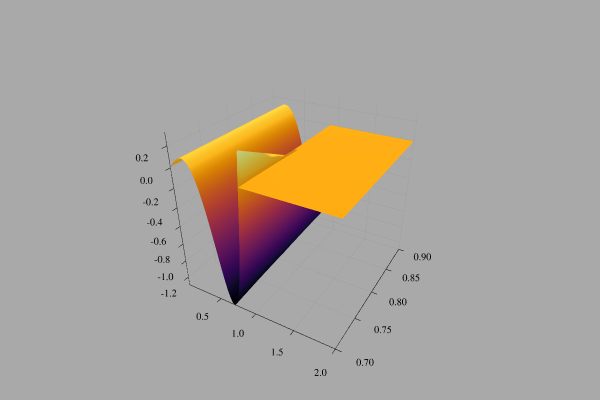

Notebook code for this chart:
### Code cell
n = 1
l = 0
a = 0.9
Z = 68
plot([r for r in 0.01:0.01:0.93], [a for a in 0.7:0.1:a], (r,a) -> R1(r,l; a=a, Z=Z), legend=false, 
    background_color="darkgrey", st=:surface)
plot!([r for r in 0.89:0.001:2], [a for a in 0.7:0.1:a], (r,a) -> R(r,n,1; Z=Z)/2e9, st=:surface, 
    background_color="darkgrey")

### Figure 1 — Plotly figure (JSON) as saved in the notebook; plotly's stock layout.template omitted (floating-point values rounded to 4 significant figures; data arrays with more than 128 entries replaced by an {"elided": "..."} marker saying what was removed)
{"data": [{"colorbar": {"title": ""}, "colorscale": {"elided": "256x2 mixed values"}, "hoverinfo": "none", "name": "y1", "opacity": null, "showlegend": false, "showscale": false, "type": "surface", "x": [0.01, 0.02, 0.03, 0.04, 0.05, 0.06, 0.07, 0.08, 0.09, 0.1, 0.11, 0.12, 0.13, 0.14, 0.15, 0.16, 0.17, 0.18, 0.19, 0.2, 0.21, 0.22, 0.23, 0.24, 0.25, 0.26, 0.27, 0.28, 0.29, 0.3, 0.31, 0.32, 0.33, 0.34, 0.35, 0.36, 0.37, 0.38, 0.39, 0.4, 0.41, 0.42, 0.43, 0.44, 0.45, 0.46, 0.47, 0.48, 0.49, 0.5, 0.51, 0.52, 0.53, 0.54, 0.55, 0.56, 0.57, 0.58, 0.59, 0.6, 0.61, 0.62, 0.63, 0.64, 0.65, 0.66, 0.67, 0.68, 0.69, 0.7, 0.71, 0.72, 0.73, 0.74, 0.75, 0.76, 0.77, 0.78, 0.79, 0.8, 0.81, 0.82, 0.83, 0.84, 0.85, 0.86, 0.87, 0.88, 0.89, 0.9, 0.91, 0.92, 0.93], "xaxis": "x1", "y": [0.7, 0.8, 0.9], "yaxis": "y1", "z": {"elided": "3x93 float values"}, "zmax": 0.3217, "zmin": -1.3}, {"colorbar": {"title": ""}, "colorscale": {"elided": "256x2 mixed values"}, "hoverinfo": "none", "name": "y2", "opacity": null, "showlegend": false, "showscale": false, "type": "surface", "x": {"elided": "1111 float values"}, "xaxis": "x1", "y": [0.7, 0.8, 0.9], "yaxis": "y1", "z": {"elided": "3x1111 float values"}, "zmax": 0.3217, "zmin": -1.3}], "layout": {"annotations": [], "height": 400, "margin": {"b": 20, "l": 0, "r": 0, "t": 20}, "paper_bgcolor": "rgba(169, 169, 169, 1.000)", "plot_bgcolor": "rgba(169, 169, 169, 1.000)", "scene": {"camera": {"eye": {"x": 1.126, "y": -1.95, "z": 1.3}}, "xaxis": {"anchor": "y1", "domain": [0.06582, 0.9934], "gridcolor": "rgba(0, 0, 0, 0.100)", "gridwidth": 0.5, "linecolor": "rgba(0, 0, 0, 1.000)", "mirror": false, "range": [0.01, 2], "showgrid": true, "showline": true, "showticklabels": true, "tickangle": 0, "tickcolor": "rgb(0, 0, 0)", "tickfont": {"color": "rgba(0, 0, 0, 1.000)", "family": "sans-serif", "size": 11}, "tickmode": "array", "ticks": "inside", "ticktext": ["0.5", "1.0", "1.5", "2.0"], "tickvals": [0.5, 1, 1.5, 2], "title": "", "titlefont": {"color": "rgba(0, 0, 0, 1.000)", "family": "sans-serif", "size": 15}, "type": "-", "visible": true, "zeroline": false, "zerolinecolor": "rgba(0, 0, 0, 1.000)"}, "yaxis": {"anchor": "x1", "domain": [0.03762, 0.9902], "gridcolor": "rgba(0, 0, 0, 0.100)", "gridwidth": 0.5, "linecolor": "rgba(0, 0, 0, 1.000)", "mirror": false, "range": [0.7, 0.9], "showgrid": true, "showline": true, "showticklabels": true, "tickangle": 0, "tickcolor": "rgb(0, 0, 0)", "tickfont": {"color": "rgba(0, 0, 0, 1.000)", "family": "sans-serif", "size": 11}, "tickmode": "array", "ticks": "inside", "ticktext": ["0.70", "0.75", "0.80", "0.85", "0.90"], "tickvals": [0.7, 0.75, 0.8, 0.85, 0.9], "title": "", "titlefont": {"color": "rgba(0, 0, 0, 1.000)", "family": "sans-serif", "size": 15}, "type": "-", "visible": true, "zeroline": false, "zerolinecolor": "rgba(0, 0, 0, 1.000)"}, "zaxis": {"gridcolor": "rgba(0, 0, 0, 0.100)", "gridwidth": 0.5, "linecolor": "rgba(0, 0, 0, 1.000)", "mirror": false, "range": [-1.3, 0.3217], "showgrid": true, "showline": true, "showticklabels": true, "tickangle": 0, "tickcolor": "rgb(0, 0, 0)", "tickfont": {"color": "rgba(0, 0, 0, 1.000)", "family": "sans-serif", "size": 11}, "tickmode": "array", "ticks": "inside", "ticktext": ["-1.2", "-1.0", "-0.8", "-0.6", "-0.4", "-0.2", "0.0", "0.2"], "tickvals": [-1.2, -1, -0.8, -0.6, -0.4, -0.2, 0, 0.2], "title": "", "titlefont": {"color": "rgba(0, 0, 0, 1.000)", "family": "sans-serif", "size": 15}, "type": "-", "visible": true, "zeroline": false, "zerolinecolor": "rgba(0, 0, 0, 1.000)"}}, "showlegend": false, "width": 600}}
